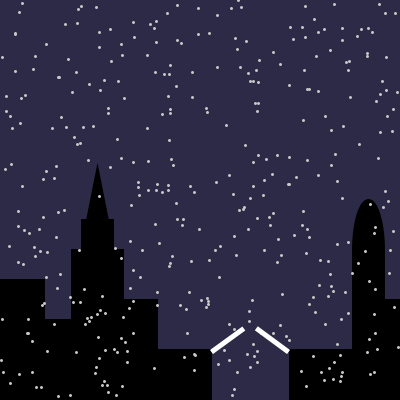
Frame 1 (no input)
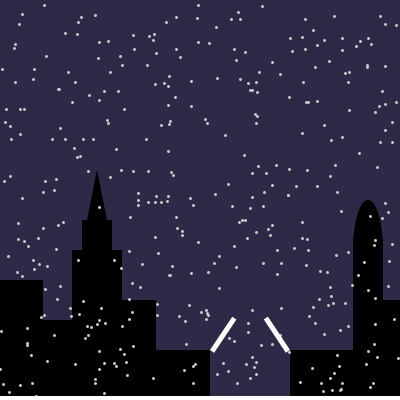
Frame 60 (the mouse pressed at the canvas centre just before this capture)
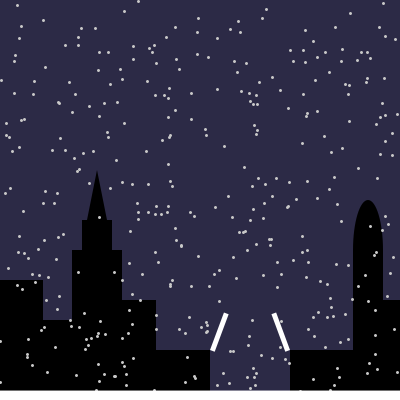
Frame 120 (the mouse held since frame 60 and released just before this capture)

The Processing sketch that drew these frames (run headless with seeded random() and noise(); from frame 60 on, the mouse is pressed at the canvas centre):

// Processing sketch: processing_139300
// ── processing_139300.pde

//Remi A.Cavalheiro  S53 ARQ&URB UTFPR
//NEVASCA NA PONTE MARÇO2014

//NEVASCA NA PONTE de REMI está licenciado com uma Licença 
//Creative Commons - Atribuição 4.0 Internacional.

//<a rel="license" href="http://creativecommons.org/
//licenses/by/4.0/"><img alt="Licença Creative Commons" 
//style="border-width:0" src="http://i.creativecommons.org/
//l/by/4.0/88x31.png" /></a><br /><span xmlns:dct=
//"http://purl.org/dc/terms/" property="dct:title">NEVASCA NA PONTE
//</span> de <span xmlns:cc="http://creativecommons.org/ns#" 
//property="cc:attributionName">REMI</span> 
//está licenciado com uma Licença <a rel="license" href=
//"http://creativecommons.org/licenses/by/4.0/">Creative Commons 
//- Atribuição 4.0 Internacional</a>.

// Neve, seguindo tutorial chuva prof. Merkle  
int flocos=400;  
float angulo;
float [] nevex;  

float [] nevey;  

int ac;//função acumular neve  

void setup() {  

  size(400, 400);  

  strokeWeight(3);  

  stroke(0);  

  nevex = new float[flocos];  

  nevey = new float[flocos];  

  for (int i=0; i<flocos; i++)  

  {  

    nevex[i] = floor(random(width));  

    nevey[i] = floor(random(height));
  }
}  
void draw() {  
  //background(100, 100, 255);  
  background(44, 42, 70);  

  //predios pretos  
  fill(0);    

  rect(0, 280, 43, 120);  

  rect(42, 320, 30, 80);  

  rect(72, 250, 50, 150);  

  rect(82, 220, 30, 30);  

  triangle(87, 220, 107, 220, 97, 170);  

  rect(122, 300, 34, 100);  

  rect(155, 350, 55, 50);

  rect(290, 350, 63, 50);  

  rect(353, 250, 30, 150);  

  ellipse (368, 250, 30, 100);  

  rect(383, 300, 17, 100 );  


  stroke(200);  

  for (int i=0; i<flocos; i++)  

  {  
    point(nevex[i], nevey[i]);  

    nevey[i]=nevey[i]+random(-0.1, 0.5);//MOVIMENTO VER 

    nevex[i]=nevex[i]+random(-0.1, 0.1);//MOVIMENTO HOR

    if (nevey[i]>height)  

    {  

      nevex[i] = floor(random(width*1.5));  

      nevey[i] = 0;//floor(random(height));  


      if (ac< 90)//limite altura neve  

        ac++;//função acumular neve
    }
  }  

  fill(255);//função acumular neve  

  noStroke();//função acumular neve  

    rect(0, height, width, -pow(ac, 0.777));//função acumular neve
 
 
 //ponte esq
  pushMatrix();
  //translate(210, 215);
  translate(210, 350);
  rotate(-PI/5.0*(1+sin(angulo))); 
  angulo+=0.01;
  rect(0, 0, 40, 5);

  popMatrix();  

  //ponte dir 
  pushMatrix();
  //translate(210, 215);
  translate(290, 350);
  rotate(PI+PI/5.0*(1+sin(angulo))); 
  angulo+=0.0001;//velocidade subir/baixar
  rect(0, -5, 40, 5);

  popMatrix();  }  
